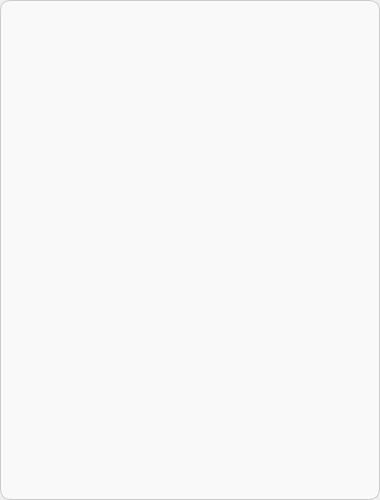
<?xml version="1.0" encoding="UTF-8"?>
<ui version="4.0">
 <class>bubblePlayList</class>
 <widget class="QWidget" name="bubblePlayList">
  <property name="geometry">
   <rect>
    <x>0</x>
    <y>0</y>
    <width>380</width>
    <height>500</height>
   </rect>
  </property>
  <property name="windowTitle">
   <string>Form</string>
  </property>
  <widget class="QListWidget" name="listWidget">
   <property name="geometry">
    <rect>
     <x>0</x>
     <y>0</y>
     <width>380</width>
     <height>500</height>
    </rect>
   </property>
   <property name="font">
    <font>
     <pointsize>10</pointsize>
     <weight>75</weight>
     <bold>true</bold>
    </font>
   </property>
   <property name="styleSheet">
    <string notr="true">/* 设置 QListWidget 的整体外观，圆角和背景颜色 */
QListWidget {
    border: 1px solid #ccc;
    border-radius: 10px; /* 圆角 */
    background-color: #f9f9f9; /* 背景色 */
    padding: 5px;
	outline:0px;
}

/* 设置 QListWidget 中每个选项的默认外观 */
QListWidget::item {
    border: 1px solid transparent;
    border-radius: 5px; /* 圆角 */
    background-color: #ffffff; /* 默认选项背景色 */
    padding: 8px;
    margin: 3px; /* 每个选项的间距 */
    color: #333; /* 字体颜色 */
    font-size: 14px;
}

/* 鼠标悬停时的效果 */
QListWidget::item:hover {
    background-color: #ffe6e8; /* 悬停背景色 */
    /*border: 1px solid #91d5ff; /* 悬停时的边框颜色 */
}

/* 选中状态的效果 */
QListWidget::item:selected {
    background-color: #FC3D49; /* 选中背景色 */
    /*border: 1px solid #69c0ff; /* 选中边框颜色 */
    color: #ffffff; /* 选中文字颜色 */
}


/* 自定义滑动条的样式 */
QScrollBar:vertical {
    border: none; /* 移除边框 */
    background: #f0f0f0; /* 滑动条背景色 */
    width: 8px; /* 设置滑动条宽度 */
    margin: 0px 0px 0px 0px; /* 滑动条上下的边距 */
    border-radius: 4px; /* 圆角效果 */
}

QScrollBar::handle:vertical {
    background: #bfbfbf; /* 滑块颜色 */
    border-radius: 4px; /* 圆角效果 */
    min-height: 20px; /* 滑块的最小高度 */
}

QScrollBar::handle:vertical:hover {
    background: #a6a6a6; /* 悬停时滑块的颜色 */
}

QScrollBar::add-line:vertical, QScrollBar::sub-line:vertical {
    background: none; /* 隐藏滑动条上下的按钮 */
    height: 0px; /* 移除按钮高度 */
    width: 0px;
}

/* 防止滑块超出范围 */
QScrollBar::add-page:vertical, QScrollBar::sub-page:vertical {
    background: none;
}</string>
   </property>
  </widget>
 </widget>
 <resources/>
 <connections/>
</ui>
